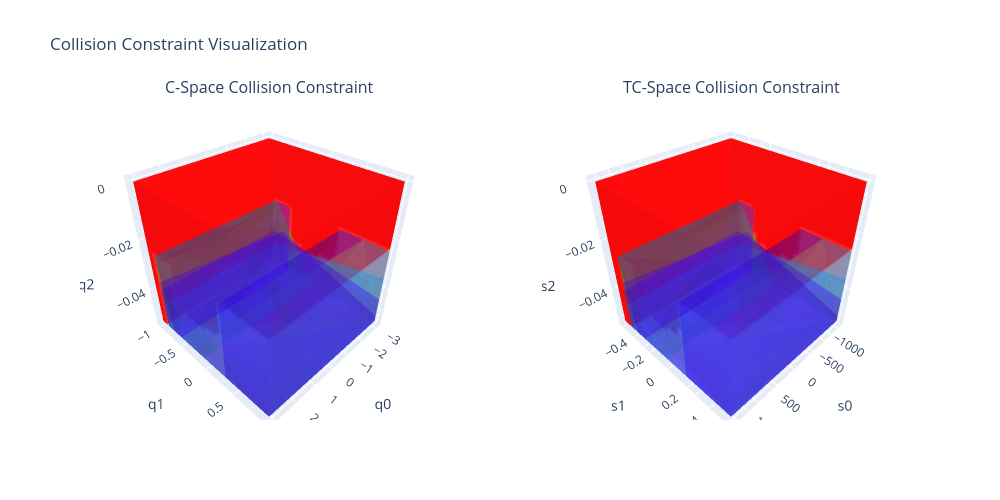

Notebook cell for this chart:
### Code cell
planner.visualize_cspace(factor=1, num_points=30, filled_polytopes=planner.cs_free)

### Figure 1 — Plotly figure (JSON) as saved in the notebook; plotly's stock layout.template omitted (floating-point values rounded to 4 significant figures; data arrays with more than 128 entries replaced by an {"elided": "..."} marker saying what was removed)
{"data": [{"colorscale": [[0, "rgba(255,255,255,0)"], [1, "red"]], "opacity": 0.8, "scene": "scene", "showscale": false, "type": "volume", "value": {"elided": "27000 float values"}, "x": {"elided": "27000 float values"}, "y": {"elided": "27000 float values"}, "z": {"elided": "27000 float values"}}, {"color": "hsl(60, 100%, 50%)", "i": [6, 6, 3, 3, 3, 3, 5, 5, 5, 5, 5, 5], "j": [4, 1, 1, 2, 6, 6, 4, 2, 6, 6, 3, 3], "k": [0, 0, 0, 0, 1, 7, 0, 0, 4, 7, 2, 7], "name": "Filled Polytope 0", "opacity": 0.2, "scene": "scene", "type": "mesh3d", "x": [-3.14, 3.14, -3.14, 3.14, -3.14, -3.14, 3.14, 3.14], "y": [1.0, 1.0, 1.0, 1.0, -0.3255, 0.6369, -0.3255, 0.6369], "z": [-0.055, -0.055, -0.0241, -0.0241, -0.055, -0.0241, -0.055, -0.0241]}, {"color": "hsl(120, 100%, 50%)", "i": [6, 6, 3, 3, 3, 3, 5, 5, 5, 5, 5, 5], "j": [4, 1, 1, 2, 6, 6, 4, 2, 6, 6, 3, 3], "k": [0, 0, 0, 0, 1, 7, 0, 0, 4, 7, 2, 7], "name": "Filled Polytope 1", "opacity": 0.2, "scene": "scene", "type": "mesh3d", "x": [-3.14, 3.14, -3.14, 3.14, -3.14, -3.14, 3.14, 3.14], "y": [-0.8677, -0.8677, -0.8677, -0.8677, -0.1074, -0.7718, -0.1074, -0.7718], "z": [-0.055, -0.055, -0.0241, -0.0241, -0.055, -0.02593, -0.055, -0.02593]}, {"color": "hsl(180, 100%, 50%)", "i": [3, 3, 6, 6, 5, 5, 4, 4, 4, 4, 4, 4], "j": [2, 1, 2, 2, 3, 2, 1, 6, 3, 5, 6, 5], "k": [0, 0, 0, 7, 2, 7, 0, 0, 1, 3, 7, 7], "name": "Filled Polytope 2", "opacity": 0.2, "scene": "scene", "type": "mesh3d", "x": [-3.14, 3.14, -3.14, 3.14, 3.14, 3.14, -3.14, -3.14], "y": [1.0, 1.0, 1.0, 1.0, -0.8677, -0.8677, -0.8677, -0.8677], "z": [-0.055, -0.055, -0.0352, -0.0352, -0.055, -0.04435, -0.055, -0.04435]}, {"color": "hsl(240, 100%, 50%)", "i": [6, 6, 2, 2, 2, 2, 5, 5, 5, 5, 5, 5], "j": [4, 1, 1, 3, 6, 6, 4, 3, 6, 6, 2, 2], "k": [1, 0, 0, 1, 0, 7, 1, 1, 4, 7, 3, 7], "name": "Filled Polytope 3", "opacity": 0.2, "scene": "scene", "type": "mesh3d", "x": [-3.14, 3.14, -3.14, 3.14, 3.14, 3.14, -3.14, -3.14], "y": [0.2964, 0.2964, 0.2964, 0.2964, 1.0, 1.0, 1.0, 1.0], "z": [-0.055, -0.055, -0.0241, -0.0241, -0.055, -0.0241, -0.055, -0.0241]}, {"color": "hsl(300, 100%, 50%)", "i": [6, 6, 3, 3, 7, 7, 5, 5, 5, 5, 5, 5], "j": [4, 1, 1, 2, 6, 2, 4, 3, 6, 7, 3, 7], "k": [1, 0, 0, 0, 0, 0, 1, 1, 4, 6, 2, 2], "name": "Filled Polytope 4", "opacity": 0.2, "scene": "scene", "type": "mesh3d", "x": [-3.14, 3.14, -3.14, 3.14, 3.14, 3.14, -3.14, -3.14], "y": [-0.8677, -0.8677, -0.8677, -0.8677, 1.0, 1.0, 1.0, 1.0], "z": [-0.055, -0.055, -0.0381, -0.0381, -0.055, -0.04459, -0.055, -0.04459]}, {"color": "hsl(360, 100%, 50%)", "i": [2, 2, 5, 5, 5, 5, 6, 6, 6, 6, 6, 6], "j": [1, 1, 2, 2, 1, 7, 2, 2, 1, 7, 5, 5], "k": [0, 3, 3, 4, 3, 1, 0, 4, 0, 1, 4, 7], "name": "Filled Polytope 5", "opacity": 0.2, "scene": "scene", "type": "mesh3d", "x": [3.14, 3.14, -3.14, -3.14, -3.14, -3.14, 3.14, 3.14], "y": [-0.8677, -0.8677, -0.6967, -0.6967, 1.0, 1.0, 1.0, 1.0], "z": [-0.03482, -0.055, -0.03645, -0.055, -0.05268, -0.055, -0.05268, -0.055]}, {"color": "hsl(420, 100%, 50%)", "i": [2, 2, 2, 2, 2, 2, 4, 4, 4, 4, 4, 4], "j": [6, 6, 1, 3, 5, 5, 3, 5, 6, 1, 6, 5], "k": [7, 0, 0, 1, 7, 3, 1, 3, 0, 0, 7, 7], "name": "Filled Polytope 6", "opacity": 0.2, "scene": "scene", "type": "mesh3d", "x": [-3.14, 3.14, -3.14, 3.14, 3.14, 3.14, -3.14, -3.14], "y": [-0.7384, -0.7384, -0.8673, -0.8673, -0.5801, -0.5801, -0.5801, -0.5801], "z": [-0.055, -0.055, -0.0241, -0.0241, -0.055, -0.0241, -0.055, -0.0241]}, {"colorscale": [[0, "rgba(255,255,255,0)"], [1, "red"]], "opacity": 0.8, "scene": "scene2", "showscale": false, "type": "volume", "value": {"elided": "27000 float values"}, "x": {"elided": "27000 float values"}, "y": {"elided": "27000 float values"}, "z": {"elided": "27000 float values"}}, {"color": "hsl(60, 100%, 50%)", "i": [5, 5, 6, 6, 3, 3, 3, 3, 5, 5, 5, 5], "j": [6, 6, 4, 1, 1, 2, 6, 6, 4, 2, 3, 3], "k": [4, 7, 0, 0, 0, 0, 1, 7, 0, 0, 2, 7], "name": "Filled Polytope 0", "opacity": 0.2, "scene": "scene2", "type": "mesh3d", "x": [-1256.0, 1256.0, -1256.0, 1256.0, -1256.0, -1256.0, 1256.0, 1256.0], "y": [0.5463, 0.5463, 0.5463, 0.5463, -0.1642, 0.3297, -0.1642, 0.3297], "z": [-0.055, -0.055, -0.0241, -0.0241, -0.055, -0.0241, -0.055, -0.0241]}, {"color": "hsl(120, 100%, 50%)", "i": [7, 7, 7, 7, 4, 4, 3, 3, 5, 5, 7, 7], "j": [3, 5, 4, 5, 6, 1, 1, 2, 4, 2, 6, 3], "k": [2, 2, 6, 4, 1, 0, 0, 0, 0, 0, 1, 1], "name": "Filled Polytope 1", "opacity": 0.2, "scene": "scene2", "type": "mesh3d", "x": [-1256.0, 1256.0, -1256.0, 1256.0, -1256.0, -1256.0, 1256.0, 1256.0], "y": [-0.4633, -0.4633, -0.4633, -0.4633, -0.05377, -0.4063, -0.05377, -0.4063], "z": [-0.055, -0.055, -0.0241, -0.0241, -0.055, -0.02593, -0.055, -0.02593]}, {"color": "hsl(180, 100%, 50%)", "i": [3, 5, 3, 3, 6, 6, 4, 4, 5, 5, 5, 5], "j": [2, 3, 2, 1, 2, 2, 1, 6, 6, 4, 3, 4], "k": [7, 7, 0, 0, 0, 7, 0, 0, 7, 6, 1, 1], "name": "Filled Polytope 2", "opacity": 0.2, "scene": "scene2", "type": "mesh3d", "x": [-1256.0, 1256.0, -1256.0, 1256.0, 1256.0, 1256.0, -1256.0, -1256.0], "y": [0.5463, 0.5463, 0.5463, 0.5463, -0.4633, -0.4633, -0.4633, -0.4633], "z": [-0.055, -0.055, -0.0352, -0.0352, -0.055, -0.04435, -0.055, -0.04435]}, {"color": "hsl(240, 100%, 50%)", "i": [2, 2, 4, 4, 4, 4, 7, 7, 7, 7, 7, 7], "j": [3, 1, 1, 6, 3, 5, 4, 4, 2, 6, 2, 5], "k": [1, 0, 0, 0, 1, 3, 6, 5, 0, 0, 3, 3], "name": "Filled Polytope 3", "opacity": 0.2, "scene": "scene2", "type": "mesh3d", "x": [-1256.0, 1256.0, -1256.0, 1256.0, 1256.0, 1256.0, -1256.0, -1256.0], "y": [0.1493, 0.1493, 0.1493, 0.1493, 0.5463, 0.5463, 0.5463, 0.5463], "z": [-0.055, -0.055, -0.0241, -0.0241, -0.055, -0.0241, -0.055, -0.0241]}, {"color": "hsl(300, 100%, 50%)", "i": [6, 6, 3, 3, 7, 7, 5, 5, 5, 5, 5, 5], "j": [4, 1, 1, 2, 6, 2, 4, 3, 6, 7, 3, 7], "k": [1, 0, 0, 0, 0, 0, 1, 1, 4, 6, 2, 2], "name": "Filled Polytope 4", "opacity": 0.2, "scene": "scene2", "type": "mesh3d", "x": [-1256.0, 1256.0, -1256.0, 1256.0, 1256.0, 1256.0, -1256.0, -1256.0], "y": [-0.4633, -0.4633, -0.4633, -0.4633, 0.5463, 0.5463, 0.5463, 0.5463], "z": [-0.055, -0.055, -0.0381, -0.0381, -0.055, -0.04459, -0.055, -0.04459]}, {"color": "hsl(360, 100%, 50%)", "i": [2, 2, 2, 4, 4, 5, 7, 7, 5, 5, 5, 5], "j": [6, 1, 1, 2, 2, 4, 1, 6, 7, 1, 7, 4], "k": [0, 3, 0, 6, 3, 3, 0, 0, 1, 3, 6, 6], "name": "Filled Polytope 5", "opacity": 0.2, "scene": "scene2", "type": "mesh3d", "x": [1256.0, 1256.0, -1256.0, -1256.0, -1256.0, -1256.0, 1256.0, 1256.0], "y": [-0.4633, -0.4633, -0.3631, -0.3631, 0.5463, 0.5463, 0.5463, 0.5463], "z": [-0.03482, -0.055, -0.03645, -0.055, -0.05268, -0.055, -0.05268, -0.055]}, {"color": "hsl(420, 100%, 50%)", "i": [2, 2, 2, 2, 2, 2, 4, 4, 4, 4, 4, 4], "j": [1, 3, 6, 6, 5, 5, 5, 3, 6, 1, 6, 5], "k": [0, 1, 7, 0, 7, 3, 3, 1, 0, 0, 7, 7], "name": "Filled Polytope 6", "opacity": 0.2, "scene": "scene2", "type": "mesh3d", "x": [-1256.0, 1256.0, -1256.0, 1256.0, 1256.0, 1256.0, -1256.0, -1256.0], "y": [-0.3869, -0.3869, -0.4631, -0.4631, -0.2985, -0.2985, -0.2985, -0.2985], "z": [-0.055, -0.055, -0.0241, -0.0241, -0.055, -0.0241, -0.055, -0.0241]}], "layout": {"annotations": [{"font": {"size": 16}, "showarrow": false, "text": "C-Space Collision Constraint", "x": 0.225, "xanchor": "center", "xref": "paper", "y": 1, "yanchor": "bottom", "yref": "paper"}, {"font": {"size": 16}, "showarrow": false, "text": "TC-Space Collision Constraint", "x": 0.775, "xanchor": "center", "xref": "paper", "y": 1, "yanchor": "bottom", "yref": "paper"}], "height": 500, "scene": {"domain": {"x": [0, 0.45], "y": [0, 1]}, "xaxis": {"title": {"text": "q0"}}, "yaxis": {"title": {"text": "q1"}}, "zaxis": {"title": {"text": "q2"}}}, "scene2": {"domain": {"x": [0.55, 1], "y": [0, 1]}, "xaxis": {"title": {"text": "s0"}}, "yaxis": {"title": {"text": "s1"}}, "zaxis": {"title": {"text": "s2"}}}, "showlegend": false, "title": {"text": "Collision Constraint Visualization"}, "width": 1000}}
